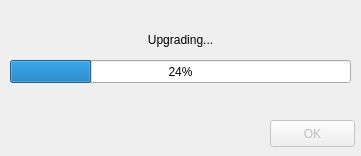
<?xml version="1.0" encoding="UTF-8"?>
<ui version="4.0">
 <class>UpgradeDialog</class>
 <widget class="QDialog" name="UpgradeDialog">
  <property name="geometry">
   <rect>
    <x>0</x>
    <y>0</y>
    <width>361</width>
    <height>156</height>
   </rect>
  </property>
  <property name="sizePolicy">
   <sizepolicy hsizetype="Preferred" vsizetype="Preferred">
    <horstretch>0</horstretch>
    <verstretch>0</verstretch>
   </sizepolicy>
  </property>
  <property name="windowTitle">
   <string>Firmware Upgrade</string>
  </property>
  <property name="windowIcon">
   <iconset resource="Icons.qrc">
    <normaloff>:/tetserver-browser.ico</normaloff>:/tetserver-browser.ico</iconset>
  </property>
  <property name="sizeGripEnabled">
   <bool>false</bool>
  </property>
  <widget class="QPushButton" name="okButton">
   <property name="enabled">
    <bool>false</bool>
   </property>
   <property name="geometry">
    <rect>
     <x>270</x>
     <y>120</y>
     <width>85</width>
     <height>27</height>
    </rect>
   </property>
   <property name="text">
    <string>OK</string>
   </property>
  </widget>
  <widget class="QProgressBar" name="progressBar">
   <property name="geometry">
    <rect>
     <x>10</x>
     <y>60</y>
     <width>341</width>
     <height>23</height>
    </rect>
   </property>
   <property name="value">
    <number>24</number>
   </property>
  </widget>
  <widget class="QLabel" name="label">
   <property name="geometry">
    <rect>
     <x>10</x>
     <y>30</y>
     <width>341</width>
     <height>20</height>
    </rect>
   </property>
   <property name="text">
    <string>Upgrading...</string>
   </property>
   <property name="alignment">
    <set>Qt::AlignCenter</set>
   </property>
  </widget>
 </widget>
 <resources>
  <include location="Icons.qrc"/>
 </resources>
 <connections>
  <connection>
   <sender>okButton</sender>
   <signal>clicked()</signal>
   <receiver>UpgradeDialog</receiver>
   <slot>accept()</slot>
   <hints>
    <hint type="sourcelabel">
     <x>331</x>
     <y>135</y>
    </hint>
    <hint type="destinationlabel">
     <x>152</x>
     <y>109</y>
    </hint>
   </hints>
  </connection>
 </connections>
</ui>
